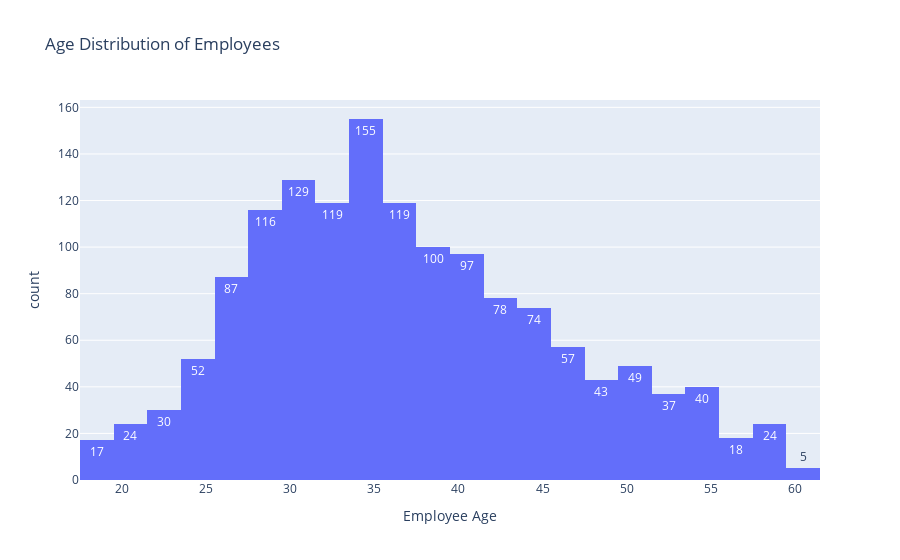

The notebook cell this image was saved under:
### Markdown cell above
### Numeric Feature Analysis
    1️⃣ Age Distribution
    2️⃣ Monthly Income Distribution 
    3️⃣ Years at Company

### Code cell
# Age Distribution
fig_age = px.histogram(
    df_cleaned, x="Age", nbins=30, 
    title="Age Distribution of Employees", 
    labels={"Age": "Employee Age"}, 
    color_discrete_sequence=["#636EFA"],
    text_auto= True
)
fig_age.show()

### Figure 1 — Plotly figure (JSON) as saved in the notebook; plotly's stock layout.template omitted (floating-point values rounded to 4 significant figures; data arrays with more than 128 entries replaced by an {"elided": "..."} marker saying what was removed)
{"data": [{"alignmentgroup": "True", "bingroup": "x", "hovertemplate": "Employee Age=%{x}<br>count=%{y}<extra></extra>", "legendgroup": "", "marker": {"color": "#636EFA", "pattern": {"shape": ""}}, "name": "", "nbinsx": 30, "offsetgroup": "", "orientation": "v", "showlegend": false, "texttemplate": "%{value}", "type": "histogram", "x": {"elided": "1470 int values"}, "xaxis": "x", "yaxis": "y"}], "layout": {"barmode": "relative", "legend": {"tracegroupgap": 0}, "title": {"text": "Age Distribution of Employees"}, "xaxis": {"anchor": "y", "domain": [0, 1], "title": {"text": "Employee Age"}}, "yaxis": {"anchor": "x", "domain": [0, 1], "title": {"text": "count"}}}}
